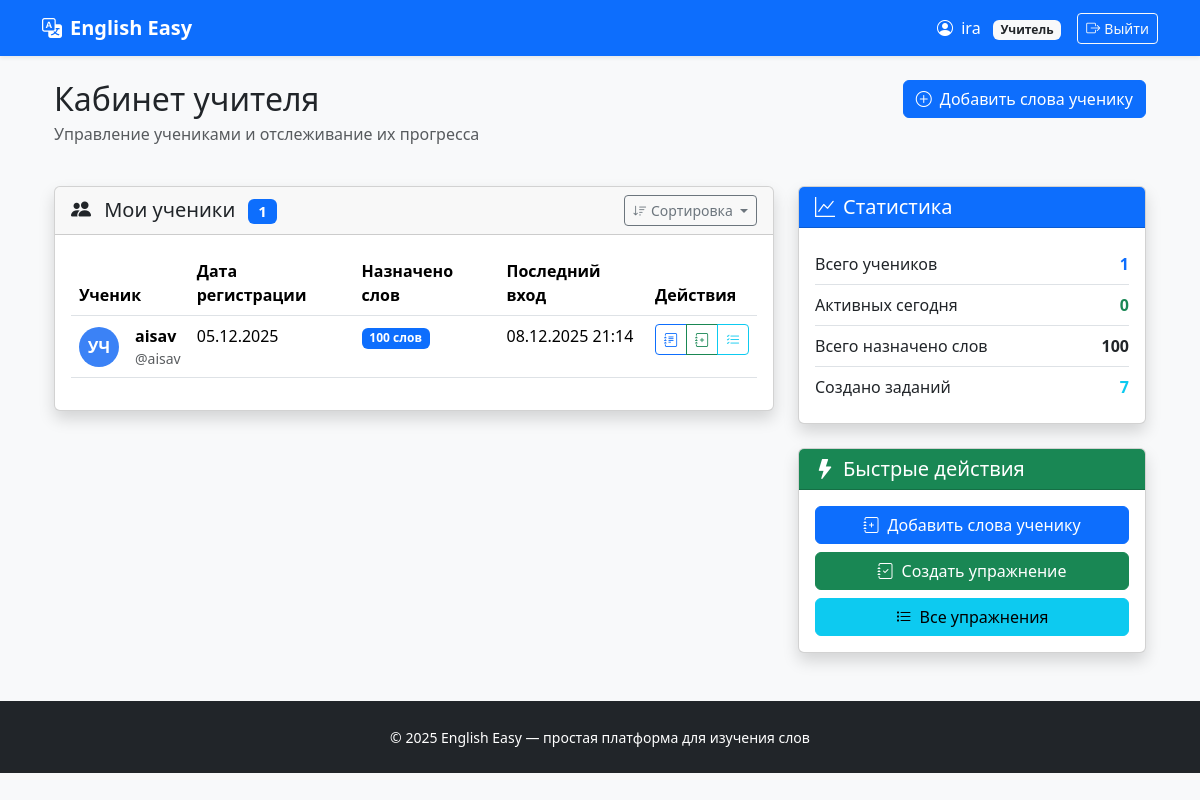
The page /dashboard/teacher/ (signed in) on the database as committed earlier.
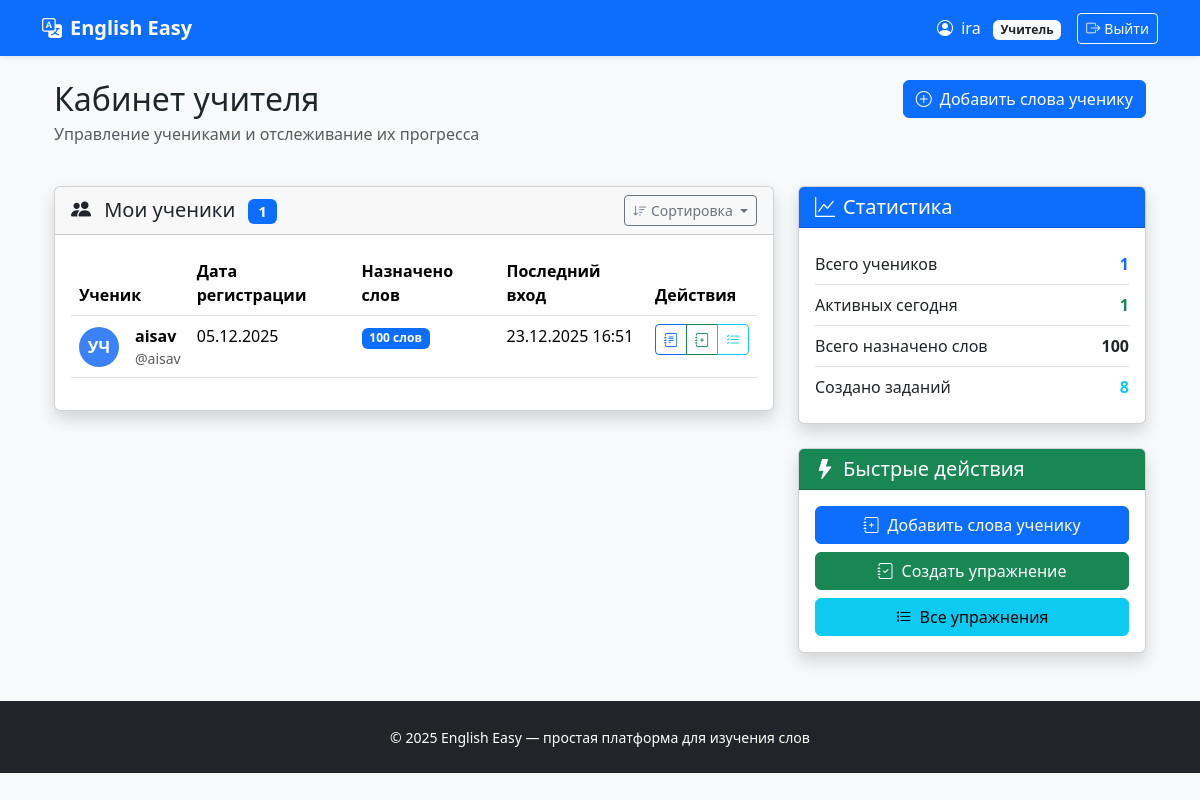
The same page on the database as committed later.
### users/models.py (models this page shows, shortened)
class User(AbstractUser):
    ROLE_CHOICES = (
        ('teacher', 'Учитель'),
        ('student', 'Ученик'),
    )
    role = models.CharField(max_length=10, choices=ROLE_CHOICES, default='student')
    def is_teacher(self):
        return self.role == 'teacher'

### dashboard/views.py (the view)
# urls.py: path('teacher/', views.teacher_dashboard, name='teacher'),
@login_required
def teacher_dashboard(request):
    if not request.user.is_teacher():
        return redirect('dashboard:home')
    students = User.objects.filter(role='student')
    total_words = 0
    active_today_count = 0
    today = date.today()
    for student in students:
        total_words += student.assigned_words.count()
        if student.last_login and student.last_login.date() == today:
            active_today_count += 1
    context = {
        'students': students,
        'total_words': total_words,
        'active_today_count': active_today_count,
        'today': today,
    }
    return render(request, 'dashboard/teacher.html', context)

### dashboard/templates/dashboard/teacher.html (shortened to what the changed rows need)
{% extends 'base.html' %}
{% block content %}
    <div class="container-fluid mt-4">
        <div class="row mb-4">
            <div class="col">
                <h1 class="h2 mb-1">Кабинет учителя</h1>
            </div>
        </div>
        {% if students %}
            <div class="row">
                <div class="col-md-8">
                    <div class="card shadow">
                        <div class="card-header d-flex justify-content-between align-items-center">
                            <h5 class="mb-0">
                                <i class="bi bi-people-fill me-2"></i>
                                Мои ученики
                                <span class="badge bg-primary ms-2">{{ students.count }}</span>
                            </h5>
                            <div class="dropdown">
                                <button class="btn btn-sm btn-outline-secondary dropdown-toggle" type="button"
                                        data-bs-toggle="dropdown">
                                    <i class="bi bi-sort-down me-1"></i>Сортировка
                                </button>
                            </div>
                        </div>
                        <div class="card-body">
                            <div class="table-responsive">
                                <table class="table table-hover" id="studentsTable">
                                    <thead>
                                    <tr>
                                        <th>Ученик</th>
                                        <th>Дата регистрации</th>
                                        <th>Назначено слов</th>
                                        <th>Последний вход</th>
                                        <th>Действия</th>
                                    </tr>
                                    </thead>
                                    <tbody>
                                    {% for student in students %}
                                        <tr>
                                            <td>
                                                <div class="d-flex align-items-center">
                                                    <div class="avatar-circle me-3"
                                                         style="background-color: {% cycle '#3B82F6' '#10B981' '#F59E0B' '#EF4444' '#8B5CF6' %}; width: 40px; height: 40px;">
                                                <span class="avatar-text" style="font-size: 1rem;">
                                                    {{ student.first_name|first|default:"У" }}{{ student.last_name|first|default:"Ч" }}
                                                </span>
                                                    </div>
                                                    <div>
                                                        <strong>{{ student.get_full_name|default:student.username }}</strong>
                                                        <div class="text-muted small">@{{ student.username }}</div>
                                                    </div>
                                                </div>
                                            </td>
                                            <td>{{ student.date_joined|date:"d.m.Y" }}</td>
                                            <td>
                                        <span class="badge bg-primary">
                                            {{ student.assigned_words.count }} слов
                                        </span>
                                            </td>
                                            <td>
                                                {% if student.last_login %}
                                                    {{ student.last_login|date:"d.m.Y H:i" }}
                                                {% else %}
                                                    <span class="text-muted">Еще не входил</span>
                                                {% endif %}
                                            </td>
                                            <td>
                                                <div class="btn-group btn-group-sm">
                                                    <a href="{% url 'vocabulary:teacher_panel' student.id %}"
                                                       class="btn btn-outline-primary" title="Управление словами">
                                                        <i class="bi bi-journal-text"></i>
                                                    </a>
                                                    <a href="{% url 'exercises:select_type_for_student' student.id %}"
                                                       class="btn btn-outline-success" title="Создать задание">
                                                        <i class="bi bi-journal-plus"></i>
                                                    </a>
                                                    <a href="{% url 'exercises:teacher_exercises_for_student' student.id %}"
                                                       class="btn btn-outline-info" title="Просмотр заданий">
                                                        <i class="bi bi-list-check"></i>
                                                    </a>
                                                </div>
                                            </td>
                                        </tr>
                                    {% endfor %}
                                    </tbody>
                                </table>
                            </div>
                        </div>
                    </div>
                </div>
                <div class="col-md-4">
                    <div class="card shadow mb-4">
                        <div class="card-header bg-primary text-white">
                            <h5 class="mb-0">
                                <i class="bi bi-graph-up me-2"></i>Статистика
                            </h5>
                        </div>
                        <div class="card-body">
                            <div class="list-group list-group-flush">
                                <div class="list-group-item d-flex justify-content-between align-items-center px-0">
                                    <span>Всего учеников</span>
                                    <strong class="text-primary">{{ students.count }}</strong>
                                </div>
                                <div class="list-group-item d-flex justify-content-between align-items-center px-0">
                                    <span>Активных сегодня</span>
                                    <strong class="text-success">{{ active_today_count }}</strong>
                                </div>
                                <div class="list-group-item d-flex justify-content-between align-items-center px-0">
                                    <span>Всего назначено слов</span>
                                    <strong>{{ total_words }}</strong>
                                </div>
                                <div class="list-group-item d-flex justify-content-between align-items-center px-0">
                                    <span>Создано заданий</span>
                                    <strong class="text-info">
                                        {{ request.user.created_exercises.count }}
                                    </strong>
                                </div>
                            </div>
                        </div>
                    </div>
                    <div class="card shadow">
                        <div class="card-header bg-success text-white">
                            <h5 class="mb-0">
                                <i class="bi bi-lightning-fill me-2"></i>Быстрые действия
                            </h5>
                        </div>
                        <div class="card-body">
                            <div class="d-grid gap-2">
                                <a href="{% url 'vocabulary:select_student' %}" class="btn btn-primary">
                                    <i class="bi bi-journal-plus me-2"></i>Добавить слова ученику
                                </a>
                                <a href="{% url 'exercises:select_type' %}" class="btn btn-success">
                                    <i class="bi bi-journal-check me-2"></i>Создать упражнение
                                </a>
                                <a href="{% url 'exercises:teacher_exercises' %}" class="btn btn-info">
                                    <i class="bi bi-list-task me-2"></i>Все упражнения
                                </a>
                            </div>
                        </div>
                    </div>
                </div>
            </div>
        {% endif %}
    </div>
{% endblock %}

### templates/base.html (shortened to what this page needs)
<!DOCTYPE html>
<html lang="ru">
<head>
    <link href="https://cdn.jsdelivr.net/npm/bootstrap@5.3.3/dist/css/bootstrap.min.css" rel="stylesheet">
    <link href="https://cdn.jsdelivr.net/npm/bootstrap-icons@1.11.0/font/bootstrap-icons.css" rel="stylesheet">
</head>
<body>
<nav class="navbar navbar-expand-lg navbar-dark bg-primary shadow-sm">
    <div class="container">
        <a class="navbar-brand fw-bold" href="{% url 'users:home' %}">
            <i class="bi bi-translate me-2"></i>English Easy
        </a>
        <div class="navbar-nav ms-auto align-items-center">
            {% if user.is_authenticated %}
                <span class="text-white me-3">
                    <i class="bi bi-person-circle me-1"></i>
                    {{ user.username }}
                    {% if user.is_teacher %}
                        <span class="badge bg-light text-dark ms-2">Учитель</span>
                    {% else %}
                        <span class="badge bg-success text-white ms-2">Ученик</span>
                    {% endif %}
                </span>
                <form method="post" action="{% url 'users:logout' %}" class="d-inline">
                    <button type="submit" class="btn btn-outline-light btn-sm">
                        <i class="bi bi-box-arrow-right me-1"></i>Выйти
                    </button>
                </form>
            {% else %}
                <a href="{% url 'users:home' %}#login" class="btn btn-outline-light btn-sm">
                    <i class="bi bi-box-arrow-in-right me-1"></i>Вход
                </a>
            {% endif %}
        </div>
    </div>
</nav>
<main class="container mt-4 mb-5">
    {% block content %}
    {% endblock %}
</main>
<footer class="bg-dark text-white py-4 mt-auto">
    <div class="container text-center">
        <small>© 2025 English Easy — простая платформа для изучения слов</small>
    </div>
</footer>
</body>
</html>

Rows that differ between the two databases and show on the page:
computed for User "ira": user.created_exercises.count "7" → "8"
changed User "aisav": last_login "08.12.2025 21:14" → "23.12.2025 16:51"
Other text that changed with them:
{{ active_today_count }}: "0" → "1"
